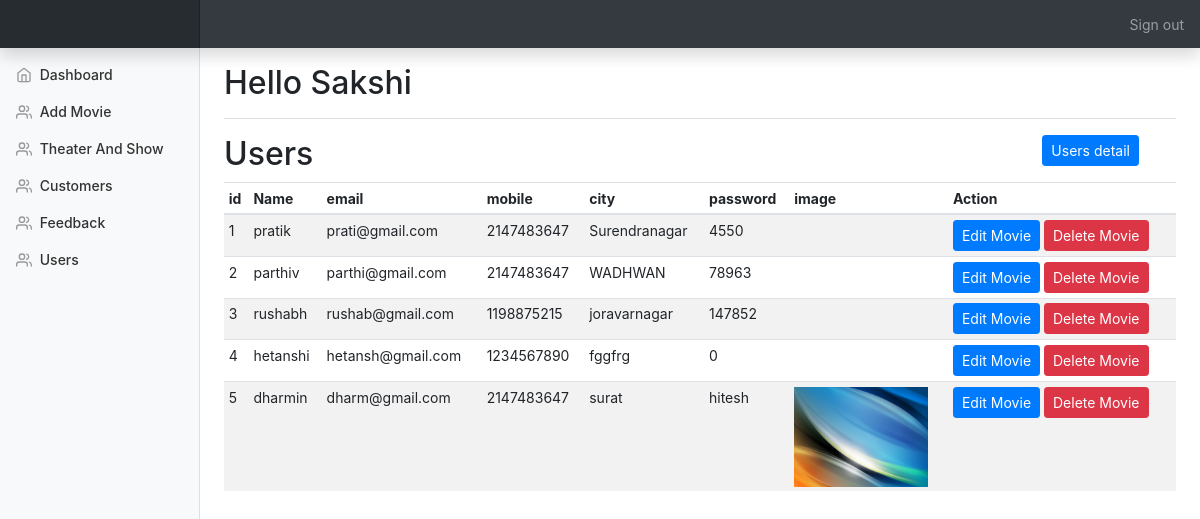
Page /admin/users.php (signed in) on the committed database.
### tables this page shows
CREATE TABLE `user` (
  `id` int(25) NOT NULL,
  `username` varchar(100) NOT NULL,
  `email` varchar(100) NOT NULL,
  `mobile` int(10) NOT NULL,
  `city` varchar(25) NOT NULL,
  `password` varchar(12) NOT NULL,
  `image` varchar(100) NOT NULL
);

### admin/users.php (the view, shortened to what this page needs)
<!doctype html>
<html lang="en">
  <head>
    <link rel="stylesheet" href='css/all.css' type='text/css'>
    <link rel="stylesheet" href='css/bootstrap.min.css' type='text/css'>
    <link rel="stylesheet" href='css/dashboard.css' type='text/css'>
<?php include_once("./templates/top.php"); ?>
<?php include_once("./templates/navbar.php"); ?>
<div class="container-fluid">
  <div class="row">
    <?php include "./templates/sidebar.php"; ?>
      <div class="row">
      	<div class="col-10">
      		<h2>Users</h2>
      	</div>
      	<div class="col-2">
      		<a href="#" data-toggle="modal" data-target="#add_users_modal" class="btn btn-primary btn-sm">Users detail</a>
      	</div>
      </div>
      <div class="table-responsive">
        <table class="table table-striped table-sm">
          <thead>
            <tr>
              <th>id</th>
              <th>Name</th>
              <th>email</th>
              <th>mobile</th>
              <th>city</th>
              <th>password</th>
              <th>image</th>
              <th>Action</th>
            </tr>
          </thead>
          <tbody id="product_list">
           <?php
include_once 'Database.php';
$result = mysqli_query($conn,"SELECT * FROM user");
if (mysqli_num_rows($result) > 0) {
  while($row = mysqli_fetch_array($result)) {
    $id=$row['id'];?>
    <tr>
              <td><?php echo $row['id'];?></td>
              <td><?php echo $row['username'];?></td>
              <td><?php echo $row['email'];?></td>
              <td><?php echo $row['mobile'];?></td>
              <td><?php echo $row['city'];?></td>
              <td><?php echo $row['password'];?></td>
              <td><img src="image/<?php echo $row['image']; ?>" alt="" class="resize"></td>
              <td><button data-toggle="modal" type="button" data-target="#edit_users_modal<?php echo $id;?>" class="btn btn-primary btn-sm">Edit Movie</button>
              <button data-toggle="modal" type="button" data-target="#delete_users_modal<?php echo $id;?>" class="btn btn-danger btn-sm">Delete Movie</button></td></td>
            </tr>
  <?php
  }
}
?>
          </tbody>
        </table>
      </div>
    </main>
  </div>
</div>
<?php include_once("./templates/footer.php"); ?>

### admin/css/dashboard.css (style rules this page uses)
body { font-size: .875rem; }
.resize { height: 100px; }

### rows in the picture
user: id "1", username "pratik", email "prati@gmail.com", mobile "2147483647", city "Surendranagar", password "4550"
user: id "2", username "parthiv", email "parthi@gmail.com", mobile "2147483647", city "WADHWAN", password "78963"
user: id "3", username "rushabh", email "rushab@gmail.com", mobile "1198875215", city "joravarnagar", password "147852"
user: id "4", username "hetanshi", email "hetansh@gmail.com", mobile "1234567890", city "fggfrg", password "0"
user: id "5", username "dharmin", email "dharm@gmail.com", mobile "2147483647", city "surat", password "hitesh", image (picture)

### other values in the picture
$_SESSION["admin"] "Sakshi"
